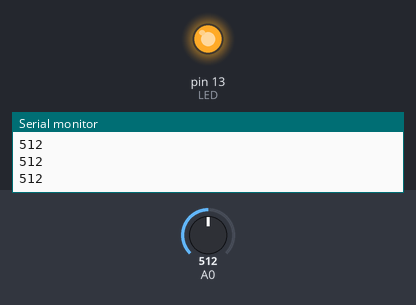
Simulated run of this sketch. Board: Arduino Uno, built with avr-gcc and run on an emulated ATmega328P. Shown: output pins drawn as LEDs (lit = HIGH), the last lines printed to the serial monitor. The inputs (shaded band) are chosen by the test bench; at power-on: A0 = 512.

Above: at 1.2 s.
1.3 s: A0 set to 494
At 2.5 s:
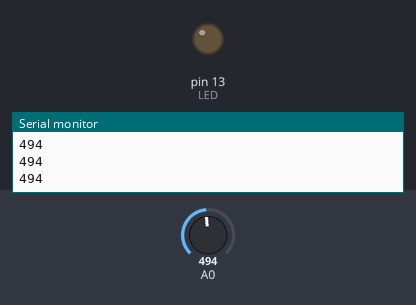
2.8 s: A0 set to 716
At 3.3 s:
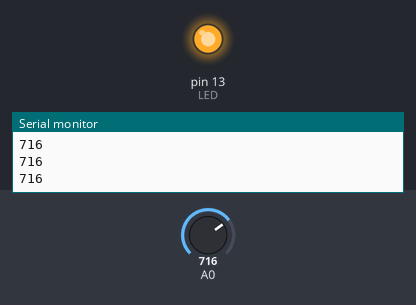
4.3 s: A0 set to 511
At 4.6 s:
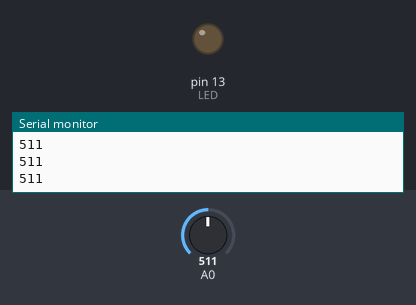
Timing chart, 0 to 7.3 s (numbered marks = the images above; inputs shaded):
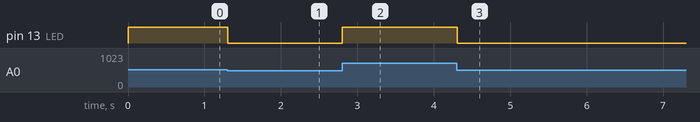

The sketch:

light_sensor_demo.ino
```cpp
#define LED 13

int val = 0;
void setup() {
  // put your setup code here, to run once:
  pinMode(LED,OUTPUT);
  Serial.begin(9600);
}

void loop() {
  // put your main code here, to run repeatedly:
  val = analogRead(0);
  Serial.println(val);
  analogWrite(LED,val/4);
  //  digitalWrite(LED, HIGH);
  //  delay(val);
  //  digitalWrite(13,LOW);
  delay(10);
}
```

Measured:
- the behaviour switches between 512 and 511 on A0 (found by bisection; images 0 and 1)
- after the input at 1.3 s, pin 13 (LED): HIGH → LOW at once
- after the input at 2.8 s, pin 13 (LED): LOW → HIGH at once
- after the input at 4.3 s, pin 13 (LED): HIGH → LOW at once
